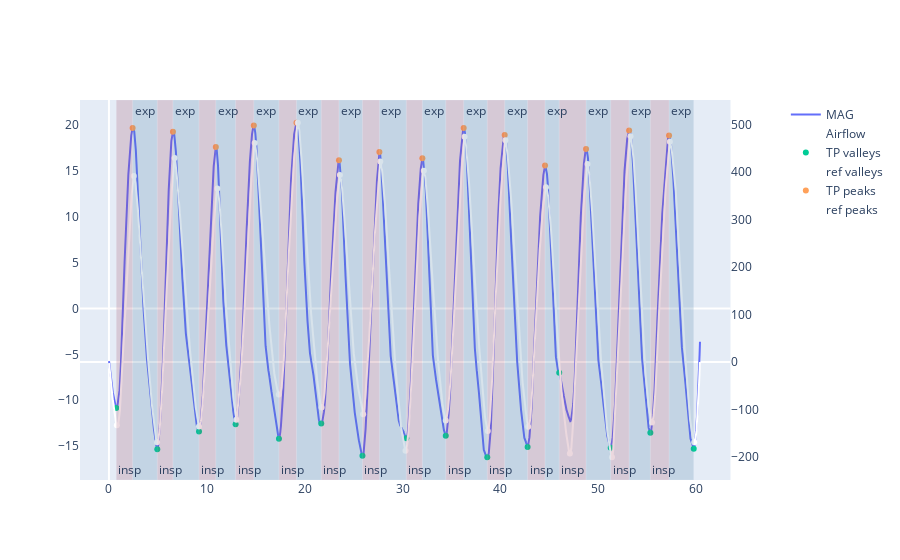

Notebook cell for this chart:
### Code cell
plot_resp_param(data, overview, id="1BST", activity="STNB")

### Figure 1 — Plotly figure (JSON) as saved in the notebook; plotly's stock layout.template omitted (floating-point values rounded to 4 significant figures; data arrays with more than 128 entries replaced by an {"elided": "..."} marker saying what was removed)
{"data": [{"name": "MAG", "type": "scatter", "x": {"elided": "6038 float values"}, "y": {"elided": "6038 float values"}}, {"line": {"color": "white"}, "name": "Airflow", "type": "scatter", "x": {"elided": "6038 float values"}, "xaxis": "x", "y": {"elided": "6038 float values"}, "yaxis": "y2"}, {"mode": "markers", "name": "TP valleys", "type": "scatter", "x": [0.75, 4.94, 9.2, 12.94, 17.37, 21.69, 25.9, 30.38, 34.41, 38.65, 42.77, 46, 51.26, 55.31, 59.74], "y": [-10.84, -15.34, -13.4, -12.61, -14.18, -12.54, -16.05, -14.13, -13.87, -16.21, -15.1, -6.998, -15.17, -13.55, -15.29]}, {"marker": {"color": "white"}, "mode": "markers", "name": "ref valleys", "type": "scatter", "x": [0.81, 4.92, 9.2, 13.02, 17.35, 21.72, 25.97, 30.3, 34.41, 38.7, 42.83, 47.09, 51.39, 55.48, 59.79], "xaxis": "x", "y": [-133.4, -169.3, -136.2, -121.9, -68.73, -96.05, -110.3, -187.1, -123.2, -145.7, -136.7, -193.0, -201.0, -127.9, -169.5], "yaxis": "y2"}, {"mode": "markers", "name": "TP peaks", "type": "scatter", "x": [2.42, 6.54, 10.92, 14.8, 19.16, 23.5, 27.63, 32.02, 36.24, 40.43, 44.55, 48.74, 53.14, 57.22], "y": [19.71, 19.28, 17.63, 19.97, 20.27, 16.18, 17.08, 16.4, 19.68, 18.92, 15.61, 17.39, 19.43, 18.86]}, {"marker": {"color": "white"}, "mode": "markers", "name": "ref peaks", "type": "scatter", "x": [2.54, 6.71, 11.08, 14.89, 19.29, 23.59, 27.72, 32.17, 36.33, 40.5, 44.65, 48.89, 53.28, 57.3], "xaxis": "x", "y": [391.9, 430.3, 365.8, 461.6, 504.5, 394.2, 422.8, 403.1, 474.8, 467.5, 368.3, 417.8, 475.9, 464.3], "yaxis": "y2"}], "layout": {"annotations": [{"showarrow": false, "text": "exp", "x": 2.42, "xanchor": "left", "xref": "x", "y": 1, "yanchor": "top", "yref": "y domain"}, {"showarrow": false, "text": "exp", "x": 6.54, "xanchor": "left", "xref": "x", "y": 1, "yanchor": "top", "yref": "y domain"}, {"showarrow": false, "text": "exp", "x": 10.92, "xanchor": "left", "xref": "x", "y": 1, "yanchor": "top", "yref": "y domain"}, {"showarrow": false, "text": "exp", "x": 14.8, "xanchor": "left", "xref": "x", "y": 1, "yanchor": "top", "yref": "y domain"}, {"showarrow": false, "text": "exp", "x": 19.16, "xanchor": "left", "xref": "x", "y": 1, "yanchor": "top", "yref": "y domain"}, {"showarrow": false, "text": "exp", "x": 23.5, "xanchor": "left", "xref": "x", "y": 1, "yanchor": "top", "yref": "y domain"}, {"showarrow": false, "text": "exp", "x": 27.63, "xanchor": "left", "xref": "x", "y": 1, "yanchor": "top", "yref": "y domain"}, {"showarrow": false, "text": "exp", "x": 32.02, "xanchor": "left", "xref": "x", "y": 1, "yanchor": "top", "yref": "y domain"}, {"showarrow": false, "text": "exp", "x": 36.24, "xanchor": "left", "xref": "x", "y": 1, "yanchor": "top", "yref": "y domain"}, {"showarrow": false, "text": "exp", "x": 40.43, "xanchor": "left", "xref": "x", "y": 1, "yanchor": "top", "yref": "y domain"}, {"showarrow": false, "text": "exp", "x": 44.55, "xanchor": "left", "xref": "x", "y": 1, "yanchor": "top", "yref": "y domain"}, {"showarrow": false, "text": "exp", "x": 48.74, "xanchor": "left", "xref": "x", "y": 1, "yanchor": "top", "yref": "y domain"}, {"showarrow": false, "text": "exp", "x": 53.14, "xanchor": "left", "xref": "x", "y": 1, "yanchor": "top", "yref": "y domain"}, {"showarrow": false, "text": "exp", "x": 57.22, "xanchor": "left", "xref": "x", "y": 1, "yanchor": "top", "yref": "y domain"}, {"showarrow": false, "text": "insp", "x": 0.75, "xanchor": "left", "xref": "x", "y": 0, "yanchor": "bottom", "yref": "y domain"}, {"showarrow": false, "text": "insp", "x": 4.94, "xanchor": "left", "xref": "x", "y": 0, "yanchor": "bottom", "yref": "y domain"}, {"showarrow": false, "text": "insp", "x": 9.2, "xanchor": "left", "xref": "x", "y": 0, "yanchor": "bottom", "yref": "y domain"}, {"showarrow": false, "text": "insp", "x": 12.94, "xanchor": "left", "xref": "x", "y": 0, "yanchor": "bottom", "yref": "y domain"}, {"showarrow": false, "text": "insp", "x": 17.37, "xanchor": "left", "xref": "x", "y": 0, "yanchor": "bottom", "yref": "y domain"}, {"showarrow": false, "text": "insp", "x": 21.69, "xanchor": "left", "xref": "x", "y": 0, "yanchor": "bottom", "yref": "y domain"}, {"showarrow": false, "text": "insp", "x": 25.9, "xanchor": "left", "xref": "x", "y": 0, "yanchor": "bottom", "yref": "y domain"}, {"showarrow": false, "text": "insp", "x": 30.38, "xanchor": "left", "xref": "x", "y": 0, "yanchor": "bottom", "yref": "y domain"}, {"showarrow": false, "text": "insp", "x": 34.41, "xanchor": "left", "xref": "x", "y": 0, "yanchor": "bottom", "yref": "y domain"}, {"showarrow": false, "text": "insp", "x": 38.65, "xanchor": "left", "xref": "x", "y": 0, "yanchor": "bottom", "yref": "y domain"}, {"showarrow": false, "text": "insp", "x": 42.77, "xanchor": "left", "xref": "x", "y": 0, "yanchor": "bottom", "yref": "y domain"}, {"showarrow": false, "text": "insp", "x": 46, "xanchor": "left", "xref": "x", "y": 0, "yanchor": "bottom", "yref": "y domain"}, {"showarrow": false, "text": "insp", "x": 51.26, "xanchor": "left", "xref": "x", "y": 0, "yanchor": "bottom", "yref": "y domain"}, {"showarrow": false, "text": "insp", "x": 55.31, "xanchor": "left", "xref": "x", "y": 0, "yanchor": "bottom", "yref": "y domain"}], "shapes": [{"fillcolor": "#4179A0", "line": {"color": "white", "width": 0.2}, "opacity": 0.2, "type": "rect", "x0": 2.42, "x1": 4.94, "xref": "x", "y0": 0, "y1": 1, "yref": "y domain"}, {"fillcolor": "#4179A0", "line": {"color": "white", "width": 0.2}, "opacity": 0.2, "type": "rect", "x0": 6.54, "x1": 9.2, "xref": "x", "y0": 0, "y1": 1, "yref": "y domain"}, {"fillcolor": "#4179A0", "line": {"color": "white", "width": 0.2}, "opacity": 0.2, "type": "rect", "x0": 10.92, "x1": 12.94, "xref": "x", "y0": 0, "y1": 1, "yref": "y domain"}, {"fillcolor": "#4179A0", "line": {"color": "white", "width": 0.2}, "opacity": 0.2, "type": "rect", "x0": 14.8, "x1": 17.37, "xref": "x", "y0": 0, "y1": 1, "yref": "y domain"}, {"fillcolor": "#4179A0", "line": {"color": "white", "width": 0.2}, "opacity": 0.2, "type": "rect", "x0": 19.16, "x1": 21.69, "xref": "x", "y0": 0, "y1": 1, "yref": "y domain"}, {"fillcolor": "#4179A0", "line": {"color": "white", "width": 0.2}, "opacity": 0.2, "type": "rect", "x0": 23.5, "x1": 25.9, "xref": "x", "y0": 0, "y1": 1, "yref": "y domain"}, {"fillcolor": "#4179A0", "line": {"color": "white", "width": 0.2}, "opacity": 0.2, "type": "rect", "x0": 27.63, "x1": 30.38, "xref": "x", "y0": 0, "y1": 1, "yref": "y domain"}, {"fillcolor": "#4179A0", "line": {"color": "white", "width": 0.2}, "opacity": 0.2, "type": "rect", "x0": 32.02, "x1": 34.41, "xref": "x", "y0": 0, "y1": 1, "yref": "y domain"}, {"fillcolor": "#4179A0", "line": {"color": "white", "width": 0.2}, "opacity": 0.2, "type": "rect", "x0": 36.24, "x1": 38.65, "xref": "x", "y0": 0, "y1": 1, "yref": "y domain"}, {"fillcolor": "#4179A0", "line": {"color": "white", "width": 0.2}, "opacity": 0.2, "type": "rect", "x0": 40.43, "x1": 42.77, "xref": "x", "y0": 0, "y1": 1, "yref": "y domain"}, {"fillcolor": "#4179A0", "line": {"color": "white", "width": 0.2}, "opacity": 0.2, "type": "rect", "x0": 44.55, "x1": 46, "xref": "x", "y0": 0, "y1": 1, "yref": "y domain"}, {"fillcolor": "#4179A0", "line": {"color": "white", "width": 0.2}, "opacity": 0.2, "type": "rect", "x0": 48.74, "x1": 51.26, "xref": "x", "y0": 0, "y1": 1, "yref": "y domain"}, {"fillcolor": "#4179A0", "line": {"color": "white", "width": 0.2}, "opacity": 0.2, "type": "rect", "x0": 53.14, "x1": 55.31, "xref": "x", "y0": 0, "y1": 1, "yref": "y domain"}, {"fillcolor": "#4179A0", "line": {"color": "white", "width": 0.2}, "opacity": 0.2, "type": "rect", "x0": 57.22, "x1": 59.74, "xref": "x", "y0": 0, "y1": 1, "yref": "y domain"}, {"fillcolor": "#A0415D", "line": {"color": "white", "width": 0.2}, "opacity": 0.2, "type": "rect", "x0": 0.75, "x1": 2.42, "xref": "x", "y0": 0, "y1": 1, "yref": "y domain"}, {"fillcolor": "#A0415D", "line": {"color": "white", "width": 0.2}, "opacity": 0.2, "type": "rect", "x0": 4.94, "x1": 6.54, "xref": "x", "y0": 0, "y1": 1, "yref": "y domain"}, {"fillcolor": "#A0415D", "line": {"color": "white", "width": 0.2}, "opacity": 0.2, "type": "rect", "x0": 9.2, "x1": 10.92, "xref": "x", "y0": 0, "y1": 1, "yref": "y domain"}, {"fillcolor": "#A0415D", "line": {"color": "white", "width": 0.2}, "opacity": 0.2, "type": "rect", "x0": 12.94, "x1": 14.8, "xref": "x", "y0": 0, "y1": 1, "yref": "y domain"}, {"fillcolor": "#A0415D", "line": {"color": "white", "width": 0.2}, "opacity": 0.2, "type": "rect", "x0": 17.37, "x1": 19.16, "xref": "x", "y0": 0, "y1": 1, "yref": "y domain"}, {"fillcolor": "#A0415D", "line": {"color": "white", "width": 0.2}, "opacity": 0.2, "type": "rect", "x0": 21.69, "x1": 23.5, "xref": "x", "y0": 0, "y1": 1, "yref": "y domain"}, {"fillcolor": "#A0415D", "line": {"color": "white", "width": 0.2}, "opacity": 0.2, "type": "rect", "x0": 25.9, "x1": 27.63, "xref": "x", "y0": 0, "y1": 1, "yref": "y domain"}, {"fillcolor": "#A0415D", "line": {"color": "white", "width": 0.2}, "opacity": 0.2, "type": "rect", "x0": 30.38, "x1": 32.02, "xref": "x", "y0": 0, "y1": 1, "yref": "y domain"}, {"fillcolor": "#A0415D", "line": {"color": "white", "width": 0.2}, "opacity": 0.2, "type": "rect", "x0": 34.41, "x1": 36.24, "xref": "x", "y0": 0, "y1": 1, "yref": "y domain"}, {"fillcolor": "#A0415D", "line": {"color": "white", "width": 0.2}, "opacity": 0.2, "type": "rect", "x0": 38.65, "x1": 40.43, "xref": "x", "y0": 0, "y1": 1, "yref": "y domain"}, {"fillcolor": "#A0415D", "line": {"color": "white", "width": 0.2}, "opacity": 0.2, "type": "rect", "x0": 42.77, "x1": 44.55, "xref": "x", "y0": 0, "y1": 1, "yref": "y domain"}, {"fillcolor": "#A0415D", "line": {"color": "white", "width": 0.2}, "opacity": 0.2, "type": "rect", "x0": 46, "x1": 48.74, "xref": "x", "y0": 0, "y1": 1, "yref": "y domain"}, {"fillcolor": "#A0415D", "line": {"color": "white", "width": 0.2}, "opacity": 0.2, "type": "rect", "x0": 51.26, "x1": 53.14, "xref": "x", "y0": 0, "y1": 1, "yref": "y domain"}, {"fillcolor": "#A0415D", "line": {"color": "white", "width": 0.2}, "opacity": 0.2, "type": "rect", "x0": 55.31, "x1": 57.22, "xref": "x", "y0": 0, "y1": 1, "yref": "y domain"}], "xaxis": {"anchor": "y", "domain": [0, 0.94], "showgrid": false}, "yaxis": {"anchor": "x", "domain": [0, 1], "showgrid": false}, "yaxis2": {"anchor": "x", "overlaying": "y", "showgrid": false, "side": "right"}}}
